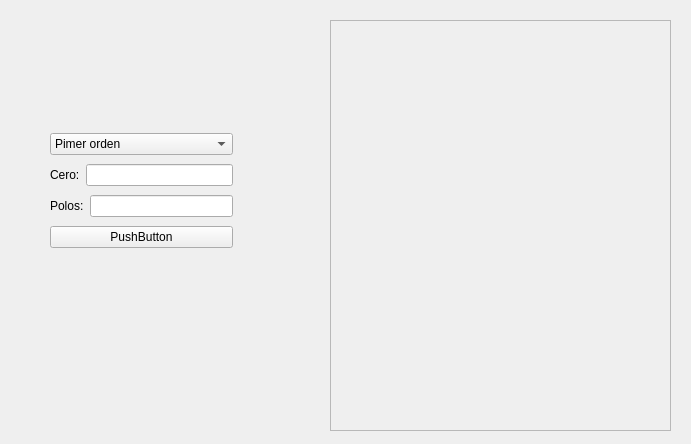
<?xml version="1.0" encoding="UTF-8"?>
<ui version="4.0">
 <class>Ploter</class>
 <widget class="QMainWindow" name="Ploter">
  <property name="geometry">
   <rect>
    <x>0</x>
    <y>0</y>
    <width>691</width>
    <height>444</height>
   </rect>
  </property>
  <property name="windowTitle">
   <string>UwU</string>
  </property>
  <widget class="QWidget" name="centralwidget">
   <widget class="QFrame" name="frame">
    <property name="geometry">
     <rect>
      <x>330</x>
      <y>20</y>
      <width>341</width>
      <height>411</height>
     </rect>
    </property>
    <property name="frameShape">
     <enum>QFrame::StyledPanel</enum>
    </property>
    <property name="frameShadow">
     <enum>QFrame::Raised</enum>
    </property>
   </widget>
   <widget class="QWidget" name="">
    <property name="geometry">
     <rect>
      <x>50</x>
      <y>130</y>
      <width>183</width>
      <height>125</height>
     </rect>
    </property>
    <layout class="QVBoxLayout" name="verticalLayout">
     <item>
      <widget class="QComboBox" name="comboBox">
       <item>
        <property name="text">
         <string>Pimer orden</string>
        </property>
       </item>
       <item>
        <property name="text">
         <string>Segundo orden</string>
        </property>
       </item>
       <item>
        <property name="text">
         <string>Orden superior</string>
        </property>
       </item>
      </widget>
     </item>
     <item>
      <layout class="QHBoxLayout" name="horizontalLayout_2">
       <item>
        <widget class="QLabel" name="LabelL">
         <property name="text">
          <string>Cero:</string>
         </property>
        </widget>
       </item>
       <item>
        <widget class="QLineEdit" name="lineEditL"/>
       </item>
      </layout>
     </item>
     <item>
      <layout class="QHBoxLayout" name="horizontalLayout">
       <item>
        <widget class="QLabel" name="labelR">
         <property name="text">
          <string>Polos:</string>
         </property>
        </widget>
       </item>
       <item>
        <widget class="QLineEdit" name="lineEditR"/>
       </item>
      </layout>
     </item>
     <item>
      <widget class="QPushButton" name="pushButton">
       <property name="text">
        <string>PushButton</string>
       </property>
      </widget>
     </item>
    </layout>
   </widget>
  </widget>
 </widget>
 <resources/>
 <connections/>
</ui>
